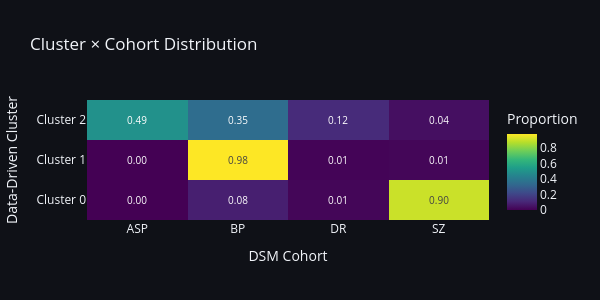

Source (notebook cell):
### Code cell
# Cluster x cohort contingency
from face_stratification.visualization.stage_b_plots import plot_cluster_cohort_contingency

fig = plot_cluster_cohort_contingency(
    assignment.labels.values, cohort_labels,
    output_path=OUTPUT_DIR / 'cluster_cohort_contingency.png',
)
fig.show()

### Figure 1 — Plotly figure (JSON) as saved in the notebook; plotly's stock layout.template omitted (floating-point values rounded to 4 significant figures)
{"data": [{"colorbar": {"title": {"text": "Proportion"}}, "colorscale": [[0, "#440154"], [0.1111, "#482878"], [0.2222, "#3e4989"], [0.3333, "#31688e"], [0.4444, "#26828e"], [0.5556, "#1f9e89"], [0.6667, "#35b779"], [0.7778, "#6ece58"], [0.8889, "#b5de2b"], [1, "#fde725"]], "text": [[0.001, 0.084, 0.013, 0.903], [0.0, 0.979, 0.008, 0.013], [0.495, 0.347, 0.12, 0.038]], "textfont": {"size": 10}, "texttemplate": "%{text:.2f}", "type": "heatmap", "x": ["ASP", "BP", "DR", "SZ"], "y": ["Cluster 0", "Cluster 1", "Cluster 2"], "z": [[0.0005659, 0.08376, 0.01302, 0.9027], [0.0, 0.979, 0.008388, 0.01258], [0.4952, 0.3465, 0.1199, 0.0384]]}], "layout": {"height": 300, "paper_bgcolor": "#0f1117", "plot_bgcolor": "#1a1d27", "title": {"text": "Cluster × Cohort Distribution"}, "width": 600, "xaxis": {"title": {"text": "DSM Cohort"}}, "yaxis": {"title": {"text": "Data-Driven Cluster"}}}}
